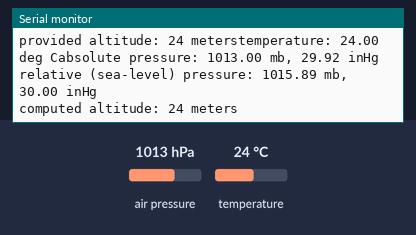
The sketch below on a simulated Arduino Uno, built with avr-gcc and run on an emulated ATmega328P. Shown: the last lines printed to the serial monitor. The inputs (shaded band) are chosen by the test bench; at power-on: air pressure 1013 hPa, temperature 24 °C.

Above: at 5.9 s.
6.0 s: air pressure set to 952 hPa
At 10.37 s:
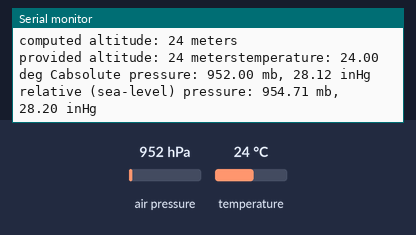
12.1 s: temperature set to 12 °C
At 16.3 s:
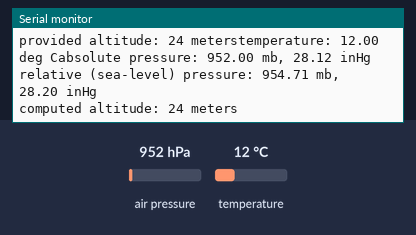
18.2 s: air pressure set to 975 hPa
At 22.0 s:
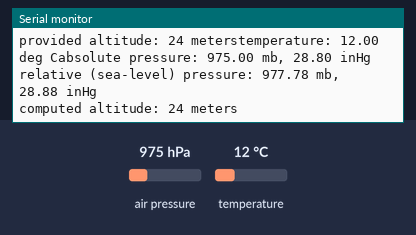
Timing chart, 0 to 23.5 s (numbered marks = the images above; inputs shaded):
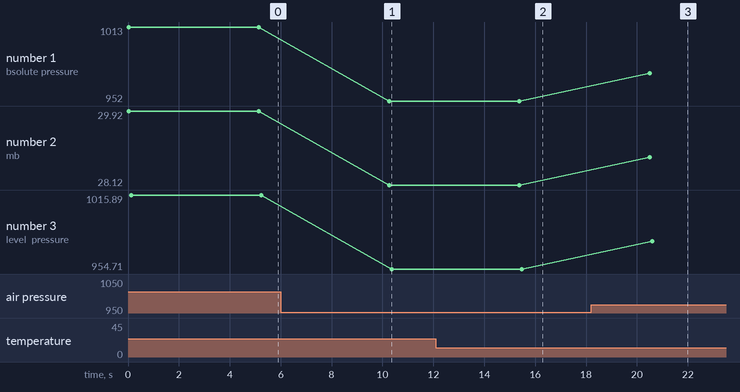

The sketch:

BMP180.ino
```cpp
/* SFE_BMP180 library example sketch

This sketch shows how to use the SFE_BMP180 library to read the
Bosch BMP180 barometric pressure sensor.
https://www.sparkfun.com/products/11824

Like most pressure sensors, the BMP180 measures absolute pressure.
This is the actual ambient pressure seen by the device, which will
vary with both altitude and weather.

Before taking a pressure reading you must take a temparture reading.
This is done with startTemperature() and getTemperature().
The result is in degrees C.

Once you have a temperature reading, you can take a pressure reading.
This is done with startPressure() and getPressure().
The result is in millibar (mb) aka hectopascals (hPa).

If you'll be monitoring weather patterns, you will probably want to
remove the effects of altitude. This will produce readings that can
be compared to the published pressure readings from other locations.
To do this, use the sealevel() function. You will need to provide
the known altitude at which the pressure was measured.

If you want to measure altitude, you will need to know the pressure
at a baseline altitude. This can be average sealevel pressure, or
a previous pressure reading at your altitude, in which case
subsequent altitude readings will be + or - the initial baseline.
This is done with the altitude() function.

Hardware connections:

- (GND) to GND
+ (VDD) to 3.3V

You will also need to connect the I2C pins (SCL and SDA) to your
Arduino. The pins are different on different Arduinos:

Arduino Uno pins:
SDA: A4
SCL: A5

The SFE_BMP180 library uses floating-point equations developed by the
Weather Station Data Logger project: http://wmrx00.sourceforge.net/

V10 Mike Grusin, SparkFun Electronics 10/24/2013
V1.1.2 Updates for Arduino 1.6.4 5/2015
*/

// Your sketch must #include this library, and the Wire library.
// (Wire is a standard library included with Arduino.):

#include <SFE_BMP180.h>
#include <Wire.h>

// You will need to create an SFE_BMP180 object, here called "pressure":

SFE_BMP180 pressure;

#define ALTITUDE 24.0 // altitude in meters Campusvej 55, 5300 Odense M, Denmark

void setup()
{
  Serial.begin(9600);

  // Initialize the sensor (it is important to get calibration values stored on the device).

  if (pressure.begin())
    Serial.println("BMP180 init success");
  else
  {
    Serial.println("BMP180 init fail\n\n");
    while(1); // Pause forever.
  }
}

void loop()
{
  char status;
  double T,P,p0,a;

  // Loop here getting pressure readings every 10 seconds.

  // If you want sea-level-compensated pressure, as used in weather reports,
  // you will need to know the altitude at which your measurements are taken.
  // We're using a constant called ALTITUDE in this sketch:

  Serial.println();
  Serial.print("provided altitude: ");
  Serial.print(ALTITUDE,0);
  Serial.print(" meters");;

  // If you want to measure altitude, and not pressure, you will instead need
  // to provide a known baseline pressure. This is shown at the end of the sketch.

  // You must first get a temperature measurement to perform a pressure reading.

  // Start a temperature measurement:
  // If request is successful, the number of ms to wait is returned.
  // If request is unsuccessful, 0 is returned.

  status = pressure.startTemperature();
  if (status != 0)
  {
    // Wait for the measurement to complete:
    delay(status);

    // Retrieve the completed temperature measurement:
    // Note that the measurement is stored in the variable T.
    // Function returns 1 if successful, 0 if failure.

    status = pressure.getTemperature(T);
    if (status != 0)
    {
      // Print out the measurement:
      Serial.print("temperature: ");
      Serial.print(T,2);
      Serial.print(" deg C");

      // Start a pressure measurement:
      // The parameter is the oversampling setting, from 0 to 3 (highest res, longest wait).
      // If request is successful, the number of ms to wait is returned.
      // If request is unsuccessful, 0 is returned.

      status = pressure.startPressure(3);
      if (status != 0)
      {
        // Wait for the measurement to complete:
        delay(status);

        // Retrieve the completed pressure measurement:
        // Note that the measurement is stored in the variable P.
        // Note also that the function requires the previous temperature measurement (T).
        // (If temperature is stable, you can do one temperature measurement for a number of pressure measurements.)
        // Function returns 1 if successful, 0 if failure.

        status = pressure.getPressure(P,T);
        if (status != 0)
        {
          // Print out the measurement:
          Serial.print("absolute pressure: ");
          Serial.print(P,2);
          Serial.print(" mb, ");
          Serial.print(P*0.0295333727,2);
          Serial.println(" inHg");

          // The pressure sensor returns abolute pressure, which varies with altitude.
          // To remove the effects of altitude, use the sealevel function and your current altitude.
          // This number is commonly used in weather reports.
          // Parameters: P = absolute pressure in mb, ALTITUDE = current altitude in m.
          // Result: p0 = sea-level compensated pressure in mb

          p0 = pressure.sealevel(P,ALTITUDE); // we're at 1655 meters (Boulder, CO)
          Serial.print("relative (sea-level) pressure: ");
          Serial.print(p0,2);
          Serial.print(" mb, ");
          Serial.print(p0*0.0295333727,2);
          Serial.println(" inHg");

          // On the other hand, if you want to determine your altitude from the pressure reading,
          // use the altitude function along with a baseline pressure (sea-level or other).
          // Parameters: P = absolute pressure in mb, p0 = baseline pressure in mb.
          // Result: a = altitude in m.

          a = pressure.altitude(P,p0);
          Serial.print("computed altitude: ");
          Serial.print(a,0);
          Serial.print(" meters");
        }
        else Serial.println("error retrieving pressure measurement\n");
      }
      else Serial.println("error starting pressure measurement\n");
    }
    else Serial.println("error retrieving temperature measurement\n");
  }
  else Serial.println("error starting temperature measurement\n");

  delay(5000);  // Pause for 5 seconds.
}
```

Measured:
- after the input at 6.0 s, the serial monitor: prints a new line after 4.3 s (image 1)
- after the input at 12.1 s, the serial monitor: prints a new line after 3.3 s (image 2)
- after the input at 18.2 s, the serial monitor: prints a new line after 2.3 s (image 3)
- plotted number 1: 1013 → 952 after the input at 6.0 s, 952 → 975 after the input at 18.2 s
- plotted number 2: 29.92 → 28.12 after the input at 6.0 s, 28.12 → 28.8 after the input at 18.2 s
- plotted number 3: 1015.89 → 954.71 after the input at 6.0 s, 954.71 → 977.78 after the input at 18.2 s
